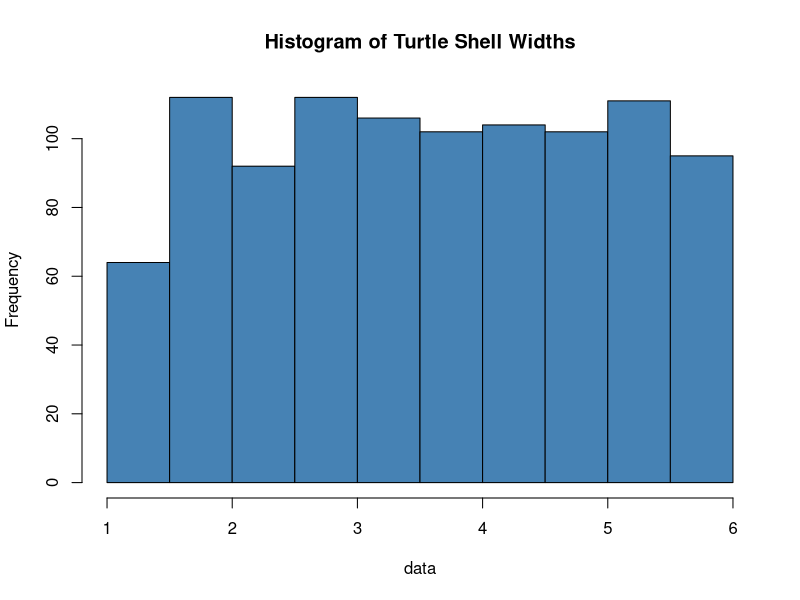
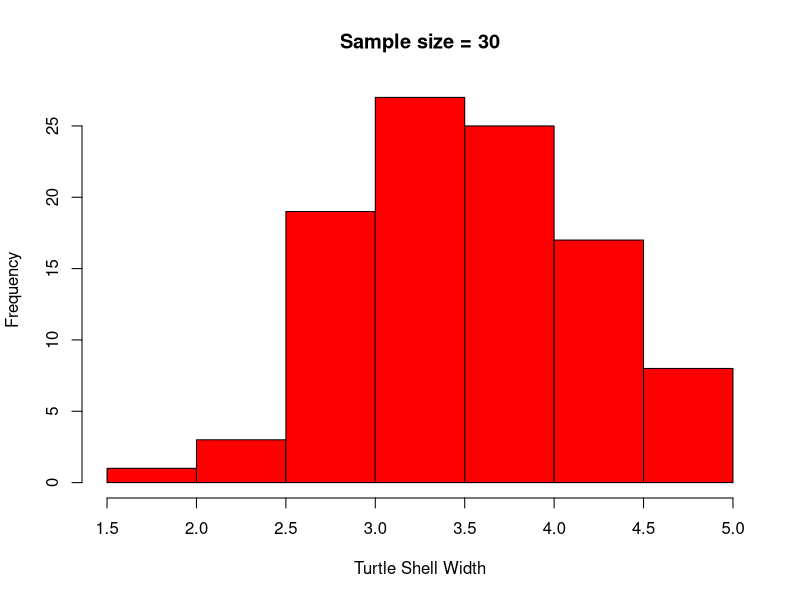
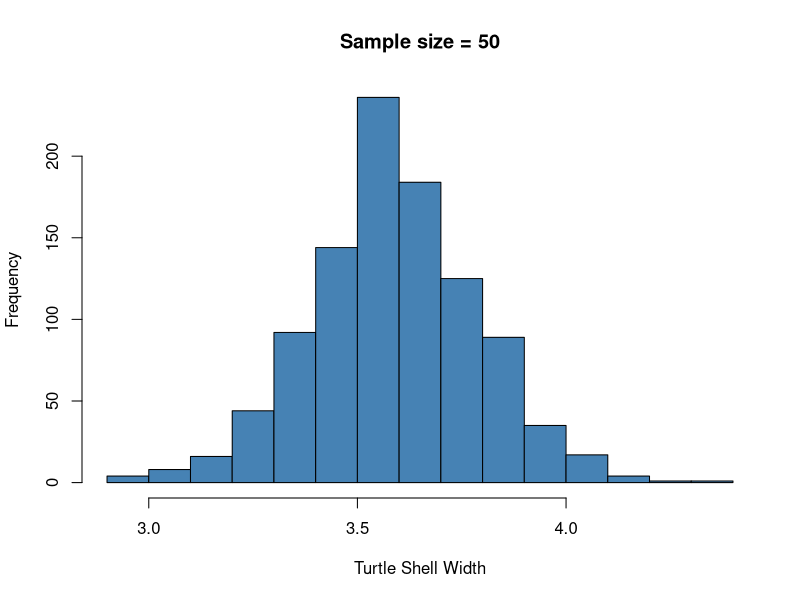

Reproduce these figures in R, in order.
## ---- chunk 1
set.seed(123)
## ---- chunk 2
data <- runif(n=1000, min=1.2, max=6)
## ---- chunk 3
hist(data, col='steelblue', main='Histogram of Turtle Shell Widths')
## ---- chunk 4
mean(data)

sd(data)
## ---- chunk 5
mean(sample(data, 100))

## ---- chunk 6
sample <- c()
## ---- chunk 7
n <- 100
for (i in 1:n){
  sample[i] = mean(sample(data, 5, replace=TRUE))
}


## ---- chunk 8
sample
## ---- chunk 9
mean(sample)

sd(sample)
## ---- chunk 10
hist(sample, col ='red', xlab='Turtle Shell Width', main='Sample size = 30')
## ---- chunk 11
sample50 <- c()
## ---- chunk 12
n = 1000
for (i in 1:n){
  sample50[i] = mean(sample(data, 50, replace=TRUE))
}
## ---- chunk 13
hist(sample50, col ='steelblue', xlab='Turtle Shell Width', main='Sample size = 50')
## ---- chunk 14
mean(sample50)

sd(sample50)
